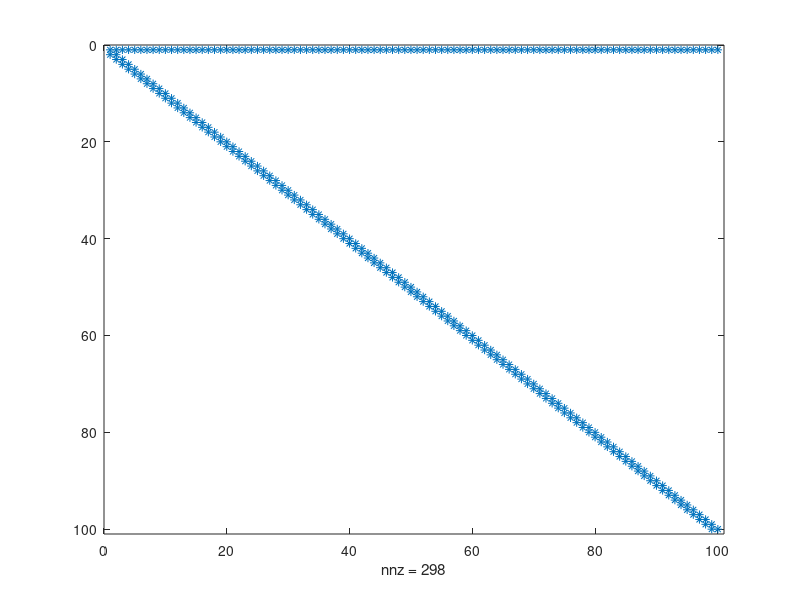

This figure's MATLAB source: (Note: this script raises an error after producing the figure.)
% Soluzione del Laboratorio 5 - Esercizio 1
clc
clear
close
n = 100; 
R1 = 1;
R2 = -2;


%% punto 1
A = diag(R2*ones(n,1)) + diag(R1*ones(n-1,1),-1);
A(1,:) = 1;
spy(A);
nnz(A)
Asp = sparse(A);
whos A Asp

%% punto 2

[L,U] = lugauss(A);
figure, spy(L), title('L')
figure, spy(U), title('U')
figure, spy(A), title('A')


%% punto 3

Dinv = diag(1./diag(A));
Bj = eye(n) - Dinv*A;   % matrice di iterazione di Jacobi

T = tril(A);
Bgs = eye(n) - inv(T)*A; % matrice di iterazione di Gauss-Seidel   

rho_j = max(abs(eig(Bj)))
rho_gs = max(abs(eig(Bgs)))


%% punto 5

b = ones(n,1);
b(1) = 2;
toll = 1e-6;
x0 = zeros(n,1);
nmax = 1000;
[xn,k]=jacobi(A,b,x0,toll,nmax)